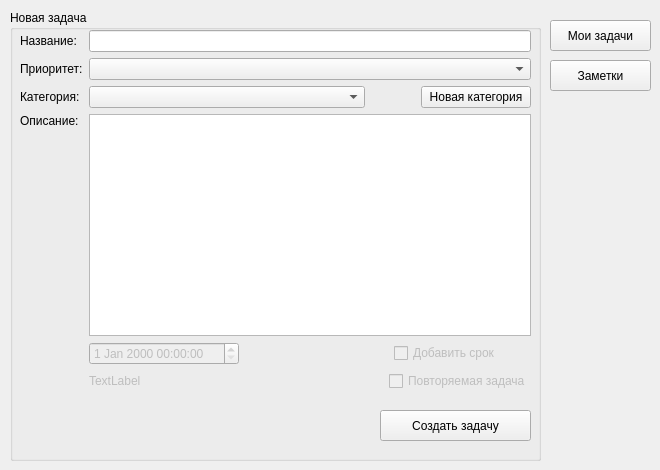
   <widget class="QWidget" name="page">
    <widget class="QGroupBox" name="groupBox_new_task">
     <property name="geometry">
      <rect>
       <x>10</x>
       <y>10</y>
       <width>531</width>
       <height>451</height>
      </rect>
     </property>
     <property name="title">
      <string>Новая задача</string>
     </property>
     <widget class="QWidget" name="gridLayoutWidget">
      <property name="geometry">
       <rect>
        <x>10</x>
        <y>20</y>
        <width>511</width>
        <height>361</height>
       </rect>
      </property>
      <layout class="QGridLayout" name="gridLayout">
       <item row="3" column="0">
        <layout class="QVBoxLayout" name="verticalLayout_3">
         <item>
          <widget class="QLabel" name="label_4">
           <property name="text">
            <string>Описание:</string>
           </property>
          </widget>
         </item>
         <item>
          <spacer name="verticalSpacer">
           <property name="orientation">
            <enum>Qt::Orientation::Vertical</enum>
           </property>
           <property name="sizeHint" stdset="0">
            <size>
             <width>20</width>
             <height>40</height>
            </size>
           </property>
          </spacer>
         </item>
        </layout>
       </item>
       <item row="0" column="0">
        <widget class="QLabel" name="label_2">
         <property name="text">
          <string>Название:</string>
         </property>
        </widget>
       </item>
       <item row="1" column="1">
        <widget class="QComboBox" name="comboBox_nt_prior"/>
       </item>
       <item row="3" column="1">
        <widget class="QTextEdit" name="textEdit_nt_description"/>
       </item>
       <item row="1" column="0">
        <widget class="QLabel" name="label_3">
         <property name="text">
          <string>Приоритет:</string>
         </property>
        </widget>
       </item>
       <item row="4" column="1">
        <layout class="QHBoxLayout" name="horizontalLayout_50">
         <item>
          <widget class="QDateTimeEdit" name="dateTimeEdit_nt">
           <property name="enabled">
            <bool>false</bool>
           </property>
           <property name="minimumSize">
            <size>
             <width>150</width>
             <height>0</height>
            </size>
           </property>
          </widget>
         </item>
         <item>
          <spacer name="horizontalSpacer_34">
           <property name="orientation">
            <enum>Qt::Orientation::Horizontal</enum>
           </property>
           <property name="sizeHint" stdset="0">
            <size>
             <width>10</width>
             <height>20</height>
            </size>
           </property>
          </spacer>
         </item>
         <item>
          <widget class="QCheckBox" name="checkBox_nt_add_time">
           <property name="enabled">
            <bool>false</bool>
           </property>
           <property name="minimumSize">
            <size>
             <width>137</width>
             <height>0</height>
            </size>
           </property>
           <property name="text">
            <string>Добавить срок</string>
           </property>
          </widget>
         </item>
        </layout>
       </item>
       <item row="2" column="0">
        <widget class="QLabel" name="label">
         <property name="text">
          <string>Категория:</string>
         </property>
        </widget>
       </item>
       <item row="5" column="1">
        <layout class="QHBoxLayout" name="horizontalLayout_53">
         <item>
          <widget class="QLabel" name="label_nt_repeat">
           <property name="enabled">
            <bool>false</bool>
           </property>
           <property name="minimumSize">
            <size>
             <width>150</width>
             <height>0</height>
            </size>
           </property>
           <property name="text">
            <string>TextLabel</string>
           </property>
          </widget>
         </item>
         <item>
          <spacer name="horizontalSpacer_37">
           <property name="orientation">
            <enum>Qt::Orientation::Horizontal</enum>
           </property>
           <property name="sizeHint" stdset="0">
            <size>
             <width>10</width>
             <height>20</height>
            </size>
           </property>
          </spacer>
         </item>
         <item>
          <widget class="QCheckBox" name="checkBox_nt_repeat">
           <property name="enabled">
            <bool>false</bool>
           </property>
           <property name="minimumSize">
            <size>
             <width>137</width>
             <height>0</height>
            </size>
           </property>
           <property name="text">
            <string>Повторяемая задача</string>
           </property>
          </widget>
         </item>
        </layout>
       </item>
       <item row="0" column="1">
        <widget class="QLineEdit" name="lineEdit_nt_name"/>
       </item>
       <item row="2" column="1">
        <layout class="QHBoxLayout" name="horizontalLayout">
         <property name="sizeConstraint">
          <enum>QLayout::SizeConstraint::SetNoConstraint</enum>
         </property>
         <item>
          <widget class="QComboBox" name="comboBox_nt_category">
           <property name="enabled">
            <bool>true</bool>
           </property>
          </widget>
         </item>
         <item>
          <spacer name="horizontalSpacer">
           <property name="orientation">
            <enum>Qt::Orientation::Horizontal</enum>
           </property>
           <property name="sizeType">
            <enum>QSizePolicy::Policy::Fixed</enum>
           </property>
           <property name="sizeHint" stdset="0">
            <size>
             <width>50</width>
             <height>20</height>
            </size>
           </property>
          </spacer>
         </item>
         <item>
          <widget class="QPushButton" name="pushButton_nt_new_cat">
           <property name="sizePolicy">
            <sizepolicy hsizetype="Minimum" vsizetype="Fixed">
             <horstretch>0</horstretch>
             <verstretch>0</verstretch>
            </sizepolicy>
           </property>
           <property name="maximumSize">
            <size>
             <width>110</width>
             <height>16777215</height>
            </size>
           </property>
           <property name="text">
            <string>Новая категория</string>
           </property>
          </widget>
         </item>
        </layout>
       </item>
      </layout>
     </widget>
     <widget class="QPushButton" name="pushButton_nt_create_task">
      <property name="geometry">
       <rect>
        <x>370</x>
        <y>400</y>
        <width>151</width>
        <height>31</height>
       </rect>
      </property>
      <property name="sizePolicy">
       <sizepolicy hsizetype="Preferred" vsizetype="Fixed">
        <horstretch>0</horstretch>
        <verstretch>0</verstretch>
       </sizepolicy>
      </property>
      <property name="text">
       <string>Создать задачу</string>
      </property>
     </widget>
    </widget>
    <widget class="QPushButton" name="pushButton_nt_my_task">
     <property name="geometry">
      <rect>
       <x>550</x>
       <y>20</y>
       <width>101</width>
       <height>31</height>
      </rect>
     </property>
     <property name="text">
      <string>Мои задачи</string>
     </property>
    </widget>
    <widget class="QPushButton" name="pushButton_nt_not">
     <property name="geometry">
      <rect>
       <x>550</x>
       <y>60</y>
       <width>101</width>
       <height>31</height>
      </rect>
     </property>
     <property name="text">
      <string>Заметки</string>
     </property>
    </widget>
   </widget>
